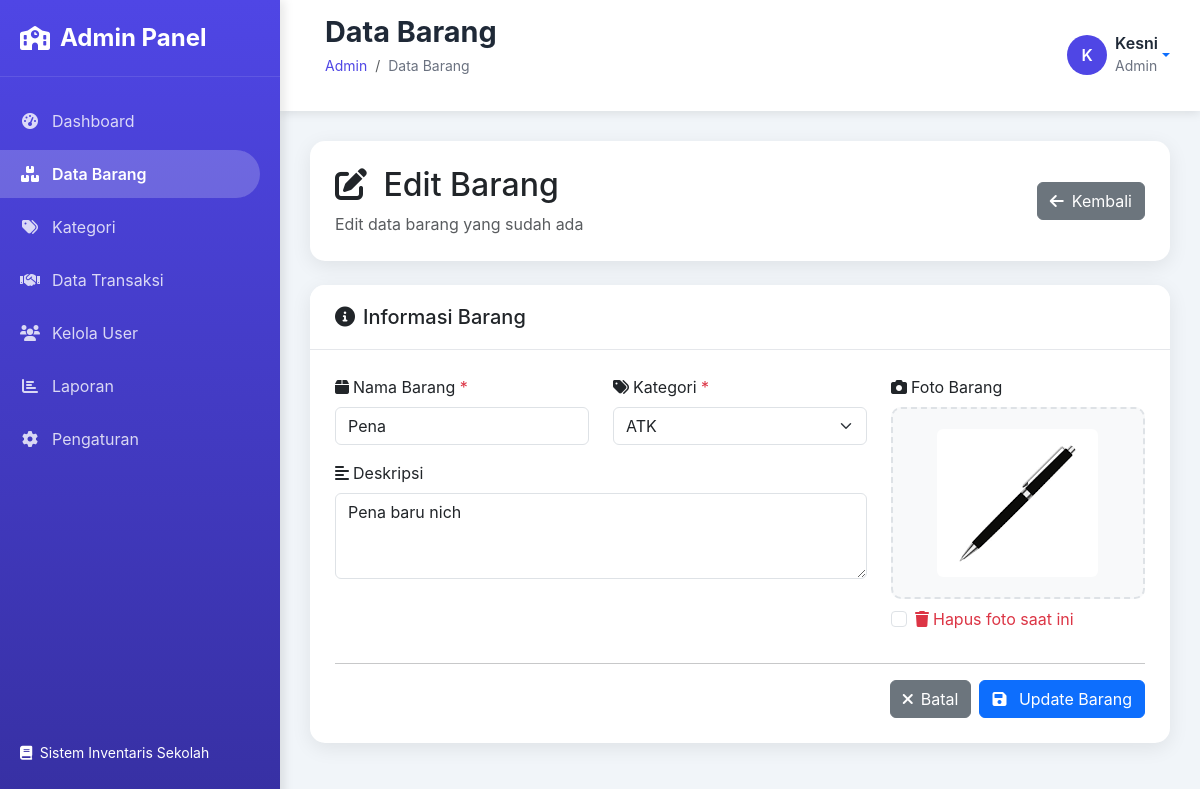
/admin/barang/index.php?action=edit&id=39 (signed in), run on the app's committed database.
### tables this page shows
CREATE TABLE `barang` (
  `id` int(11) NOT NULL,
  `nama_barang` varchar(200) NOT NULL,
  `deskripsi` text DEFAULT NULL,
  `kategori_id` int(11) NOT NULL,
  `foto` varchar(255) DEFAULT NULL,
  `created_at` timestamp NULL DEFAULT current_timestamp(),
  `updated_at` timestamp NULL DEFAULT current_timestamp() ON UPDATE current_timestamp()
);

CREATE TABLE `kategori` (
  `id` int(11) NOT NULL,
  `nama_kategori` varchar(100) NOT NULL,
  `deskripsi` text DEFAULT NULL,
  `created_at` timestamp NULL DEFAULT current_timestamp(),
  `updated_at` timestamp NULL DEFAULT current_timestamp() ON UPDATE current_timestamp()
);

### admin/barang/form.php (the view, shortened to what this page needs)
<?php
$page_title = isset($_GET['action']) && $_GET['action'] == 'edit' ? 'Edit Barang' : 'Tambah Barang';
require_once '../includes/header.php';
$action = $_GET['action'] ?? 'add';
$barang_id = $_GET['id'] ?? null;
$barang = null;
try {
    $pdo = new PDO("mysql:host=localhost;dbname=inventaris_sekolah", "root", "");
    $pdo->setAttribute(PDO::ATTR_ERRMODE, PDO::ERRMODE_EXCEPTION);
    $kategori_list = $pdo->query("SELECT * FROM kategori ORDER BY nama_kategori")->fetchAll();
    if ($action == 'edit' && $barang_id) {
        $stmt = $pdo->prepare("SELECT * FROM barang WHERE id = ?");
        $stmt->execute([$barang_id]);
        $barang = $stmt->fetch(PDO::FETCH_ASSOC);
    }
} catch (Exception $e) {
    $kategori_list = [];
}
?>
<div class="row mb-4">
    <div class="col-12">
        <div class="card">
            <div class="card-body">
                <div class="row align-items-center">
                    <div class="col-md-8">
                        <h2 class="mb-2">
                            <i class="fas fa-<?= $action == 'edit' ? 'edit' : 'plus' ?> me-2"></i>
                            <?= $page_title ?>
                        </h2>
                        <p class="text-muted mb-0">
                            <?= $action == 'edit' ? 'Edit data barang yang sudah ada' : 'Tambahkan barang baru ke inventaris' ?>
                        </p>
                    </div>
                    <div class="col-md-4 text-md-end">
                        <a href="index.php" class="btn btn-secondary">
                            <i class="fas fa-arrow-left me-2"></i>Kembali
                        </a>
                    </div>
                </div>
            </div>
        </div>
    </div>
</div>
<div class="row">
    <div class="col-12">
        <div class="card">
            <div class="card-header">
                <h5 class="mb-0">
                    <i class="fas fa-info-circle me-2"></i>Informasi Barang
                </h5>
            </div>
            <div class="card-body">
                <form method="POST" action="" enctype="multipart/form-data" id="barangForm">
                    <div class="row">
                        <div class="col-md-8">
                            <div class="row mb-3">
                                <div class="col-md-6">
                                    <label for="nama_barang" class="form-label">
                                        <i class="fas fa-box me-1"></i>Nama Barang <span class="text-danger">*</span>
                                    </label>
                                    <input type="text" class="form-control" id="nama_barang" name="nama_barang"
                                        value="<?= htmlspecialchars($barang['nama_barang'] ?? '') ?>" required>
                                </div>
                                <div class="col-md-6">
                                    <label for="kategori_id" class="form-label">
                                        <i class="fas fa-tags me-1"></i>Kategori <span class="text-danger">*</span>
                                    </label>
                                    <select class="form-select" id="kategori_id" name="kategori_id" required>
                                        <?php foreach ($kategori_list as $kat): ?>
                                            <option value="<?= $kat['id'] ?>"
                                                <?= ($barang['kategori_id'] ?? '') == $kat['id'] ? 'selected' : '' ?>>
                                                <?= htmlspecialchars($kat['nama_kategori']) ?>
                                            </option>
                                        <?php endforeach; ?>
                                    </select>
                                </div>
                            </div>
                            <div class="mb-3">
                                <label for="deskripsi" class="form-label">
                                    <i class="fas fa-align-left me-1"></i>Deskripsi
                                </label>
                                <textarea class="form-control" id="deskripsi" name="deskripsi" rows="3"
                                    placeholder="Deskripsi detail barang..."><?= htmlspecialchars($barang['deskripsi'] ?? '') ?></textarea>
                            </div>
                        </div>
                        <div class="col-md-4">
                            <div class="mb-3">
                                <label for="foto" class="form-label">
                                    <i class="fas fa-camera me-1"></i>Foto Barang
                                </label>
                                <div class="upload-area" id="uploadArea">
                                    <?php if (isset($barang['foto']) && $barang['foto']): ?>
                                        <img src="../../uploads/<?= $barang['foto'] ?>" id="previewImage"
                                            class="img-fluid rounded" style="max-height: 200px;">
                                    <?php endif; ?>
                                </div>
                                <?php if ($action == 'edit' && isset($barang['foto']) && $barang['foto']): ?>
                                    <div class="form-check mt-2">
                                        <input class="form-check-input" type="checkbox" id="hapus_foto" name="hapus_foto" value="1">
                                        <label class="form-check-label text-danger" for="hapus_foto">
                                            <i class="fas fa-trash me-1"></i>Hapus foto saat ini
                                        </label>
                                    </div>
                                <?php endif; ?>
                            </div>
                        </div>
                    </div>
                    <hr>
                    <div class="row">
                        <div class="col-12">
                            <div class="d-flex gap-2 justify-content-end">
                                <a href="index.php" class="btn btn-secondary">
                                    <i class="fas fa-times me-2"></i>Batal
                                </a>
                                <button type="submit" class="btn btn-primary" id="submitBtn">
                                    <i class="fas fa-save me-2"></i>
                                    <?= $action == 'edit' ? 'Update Barang' : 'Simpan Barang' ?>
                                </button>
                            </div>
                        </div>
                    </div>
                </form>
            </div>
        </div>
    </div>
</div>
<?php require_once '../includes/footer.php'; ?>

### admin/includes/header.php (style rules this page uses)
:root { --primary-color: #4f46e5; --primary-dark: #3730a3; --secondary-color: #7c3aed; --success-color: #10b981; --warning-color: #f59e0b; --danger-color: #ef4444; --dark-color: #1f2937; --light-color: #f8fafc; --gray-color: #6b7280; --sidebar-width: 280px; --header-height: 70px; }
* { margin: 0; padding: 0; box-sizing: border-box; }
body { font-family: 'Inter', -apple-system, BlinkMacSystemFont, 'Segoe UI', Roboto, sans-serif; background: #f1f5f9; overflow-x: hidden; }
.card { border: none; border-radius: 15px; box-shadow: 0 5px 20px rgba(0, 0, 0, 0.08); transition: all 0.3s ease; }
.card-header { background: white; border-bottom: 1px solid #e5e7eb; border-radius: 15px 15px 0 0 !important; padding: 20px 25px; }
.card-body { padding: 25px; }

### admin/barang/form.php (style rules this page uses)
.upload-area { border: 2px dashed #dee2e6; border-radius: 10px; padding: 20px; text-align: center; cursor: pointer; transition: all 0.3s ease; background: #f8f9fa; }

### data on the page
barang: nama_barang "Pena", kategori_id "ATK", deskripsi "Pena baru nich", foto (picture)

### other printed values
$page_title "Data Barang"
substr($user_name, 0, 1) "K"
$user_name "Kesni"
$user_role "Admin"
$page_title "Edit Barang"
